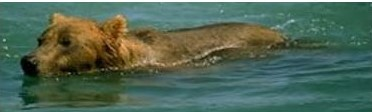
#> input picture src2.jpg, 372 x 112 px, found by its file name
$ python GrabCut.py
#> lines starting #> are read from the running program, lines starting #| are printed output that depends on the picture
import cv2
import numpy as np

# Load the image
src = cv2.imread("C:\\Users\\mxx\\Desktop\\src2.jpg")
#> src is the input picture: shape (112, 372, 3); mean B, G, R 84.7, 102.8, 80.6
src = cv2.resize(src, None, fx=1/4, fy=1/4)
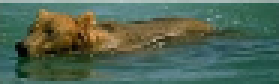
#> src: shape (28, 93, 3) (shown 3 times larger); mean B, G, R 84.7, 102.8, 80.6

# Create mask
mask = np.zeros(src.shape[:2], np.uint8)

# Set the parameters for GrabCut
bgd = np.zeros((1, 65), np.float64)
fgd = np.zeros((1, 65), np.float64)

#> (the run stopped early here; a loop or call above may not have finished)

$ run again, with src1.jpg copied over src2.jpg
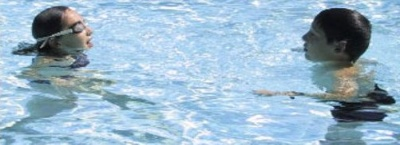
#> input picture src1.jpg, 400 x 145 px, found by its file name
#> src is the input picture: shape (145, 400, 3); mean B, G, R 201.6, 182, 153.6
#> `src = cv2.resize(src, None, fx=1/4, fy=1/4)`:
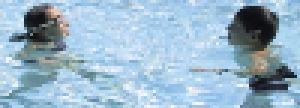
#> src: shape (36, 100, 3) (shown 3 times larger); mean B, G, R 201.7, 182.1, 153.7
